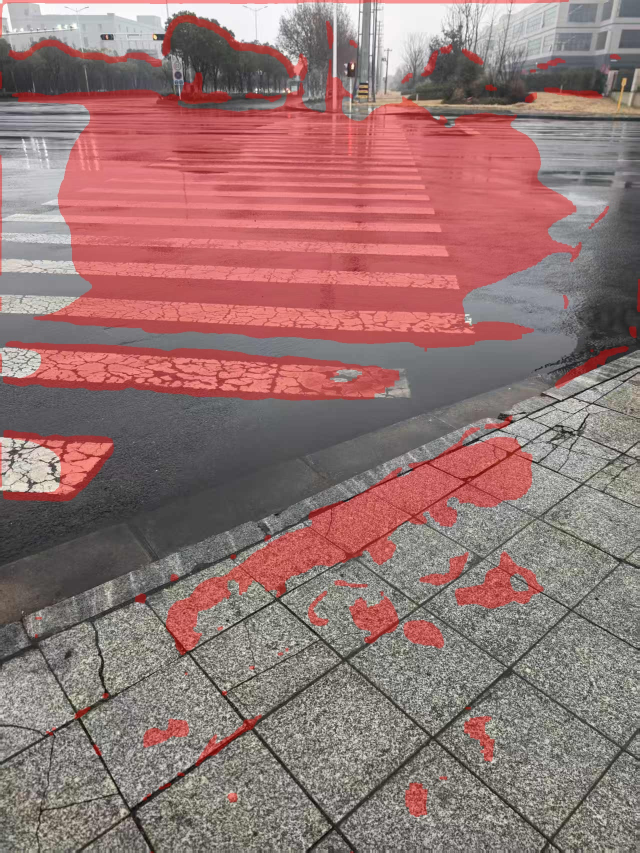
#> input picture water_test_real_puddle_000.jpg, 1279 x 1706 px, given as the content of the folder training_data/water_real/images, which was not available (shown at 1/2 size)
$ python batch_annotate_masks.py
#> lines starting #> are read from the running program, lines starting #| are printed output that depends on the picture
"""
批量掩码修正工具
快速遍历图片，对需要修正的掩码进行重新标注
"""
import os
import cv2
import numpy as np
from pathlib import Path
import random

class BatchMaskAnnotator:
    def __init__(self, image_dir, mask_dir, max_images=100):
        self.image_dir = Path(image_dir)
        self.mask_dir = Path(mask_dir)
        self.mask_dir.mkdir(parents=True, exist_ok=True)

        # 优先处理没有掩码的图片，再补充随机其他图片
        all_images = list(self.image_dir.glob("*.jpg")) + list(self.image_dir.glob("*.png"))
        missing = [p for p in all_images if not (self.mask_dir / f"{p.stem}.png").exists()]
        has_mask = [p for p in all_images if (self.mask_dir / f"{p.stem}.png").exists()]
        random.shuffle(has_mask)
        # 缺掩码的全部放前面，再补充部分已有掩码的图
        combined = missing + has_mask
        self.images = combined[:min(max_images, len(combined))]
        print(f"  → 缺少掩码: {len(missing)} 张（优先处理），已有掩码: {len(has_mask)} 张")

        self.current_idx = 0
        self.drawing = False
        self.brush_size = 25
        self.current_mask = None
        self.display_image = None
        self.original_image = None

    def _mouse_callback(self, event, x, y, flags, param):
        """鼠标回调函数"""
        if event == cv2.EVENT_LBUTTONDOWN:
            self.drawing = True
            cv2.circle(self.current_mask, (x, y), self.brush_size, 255, -1)
            cv2.circle(self.display_image, (x, y), self.brush_size, (0, 255, 0), -1)

        elif event == cv2.EVENT_MOUSEMOVE and self.drawing:
            cv2.circle(self.current_mask, (x, y), self.brush_size, 255, -1)
            cv2.circle(self.display_image, (x, y), self.brush_size, (0, 255, 0), -1)

        elif event == cv2.EVENT_LBUTTONUP:
            self.drawing = False

        elif event == cv2.EVENT_RBUTTONDOWN:  # 右键擦除
            self.drawing = True
            cv2.circle(self.current_mask, (x, y), self.brush_size, 0, -1)
            # 恢复原图区域
            x1, y1 = max(0, x - self.brush_size), max(0, y - self.brush_size)
            x2, y2 = min(self.original_image.shape[1], x + self.brush_size), min(self.original_image.shape[0], y + self.brush_size)
            self.display_image[y1:y2, x1:x2] = self.original_image[y1:y2, x1:x2].copy()

        elif event == cv2.EVENT_MOUSEMOVE and self.drawing and (flags & cv2.EVENT_FLAG_RBUTTON):
            cv2.circle(self.current_mask, (x, y), self.brush_size, 0, -1)
            x1, y1 = max(0, x - self.brush_size), max(0, y - self.brush_size)
            x2, y2 = min(self.original_image.shape[1], x + self.brush_size), min(self.original_image.shape[0], y + self.brush_size)
            self.display_image[y1:y2, x1:x2] = self.original_image[y1:y2, x1:x2].copy()

        elif event == cv2.EVENT_RBUTTONUP:
            self.drawing = False

    def annotate_image(self, img_path):
        """标注单张图片"""
        # 读取图片
        img_bytes = np.fromfile(str(img_path), dtype=np.uint8)
        original = cv2.imdecode(img_bytes, cv2.IMREAD_COLOR)
#> original is the input picture: shape (1706, 1279, 3); mean B, G, R 115.3, 117, 148.2

        if original is None:
            print(f"  ✗ 无法读取: {img_path.name}")
            return "skip"

        # 调整大小以便标注
        max_size = 800
        h, w = original.shape[:2]
#> h = 1706; w = 1279
        scale = min(max_size / w, max_size / h, 1.0)
#> scale = 0.469
        new_w, new_h = int(w * scale), int(h * scale)
#> new_w = 599; new_h = 800
        self.original_image = cv2.resize(original, (new_w, new_h))
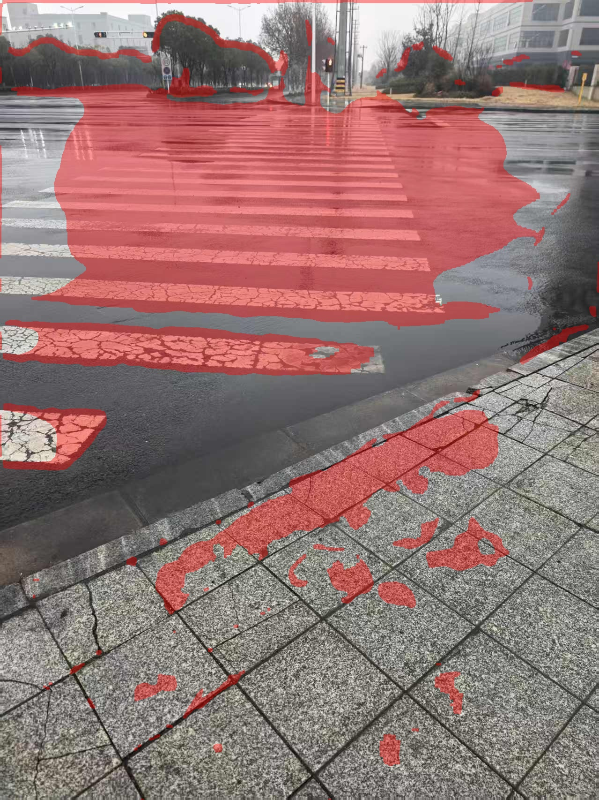
#> self.original_image: shape (800, 599, 3); mean B, G, R 115.2, 116.9, 148.1

        # 尝试读取现有掩码
        mask_path = self.mask_dir / f"{img_path.stem}.png"
        if mask_path.exists():
            existing_mask = cv2.imread(str(mask_path), cv2.IMREAD_GRAYSCALE)
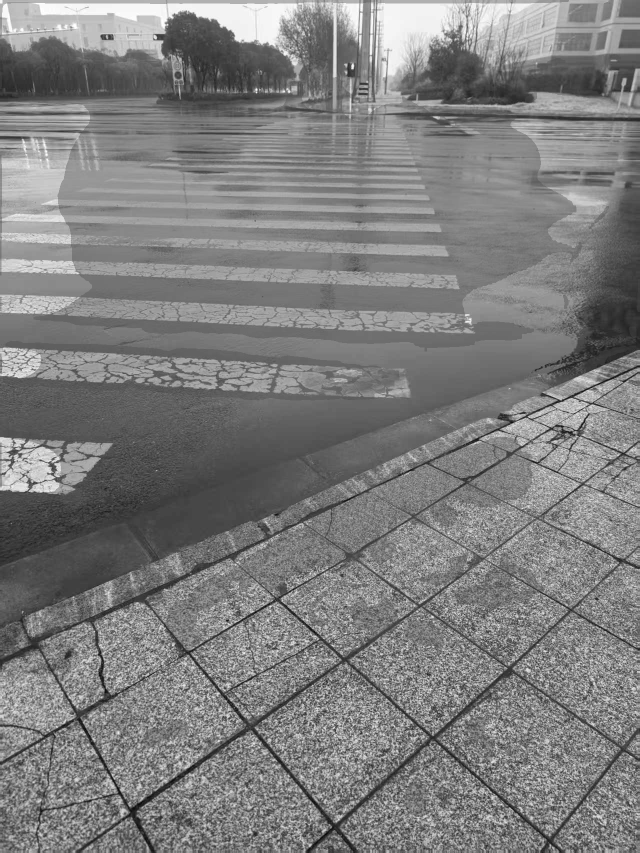
#> existing_mask: shape (1706, 1279) (shown at 1/2 size); min 0, max 255, mean 126.1
            if existing_mask is not None:
                self.current_mask = cv2.resize(existing_mask, (new_w, new_h))
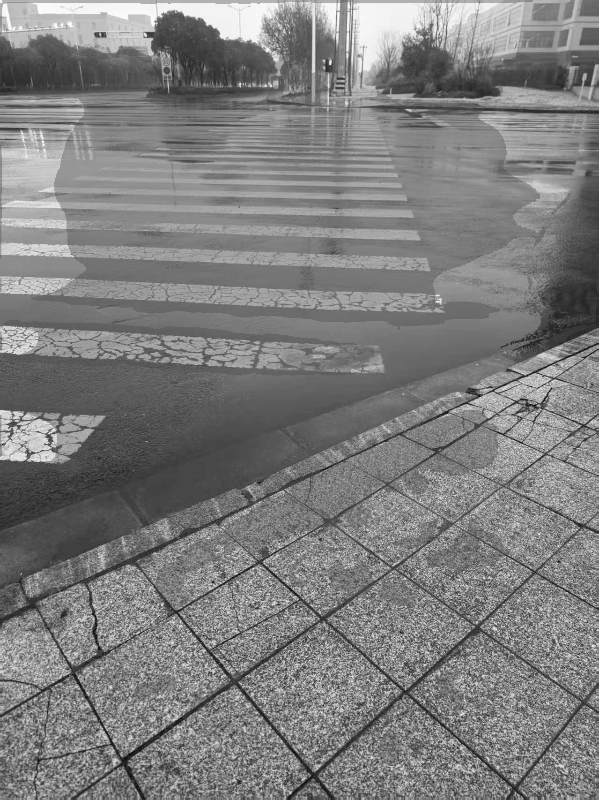
#> self.current_mask: shape (800, 599); min 3, max 255, mean 126
            else:
                self.current_mask = np.zeros((new_h, new_w), dtype=np.uint8)
        else:
            self.current_mask = np.zeros((new_h, new_w), dtype=np.uint8)

        # 初始化显示图像
        self.display_image = self.original_image.copy()

        # 如果有现有掩码，显示出来
        mask_overlay = np.zeros_like(self.display_image)
        mask_overlay[self.current_mask > 0] = [0, 0, 255]
        self.display_image = cv2.addWeighted(self.display_image, 0.7, mask_overlay, 0.3, 0)
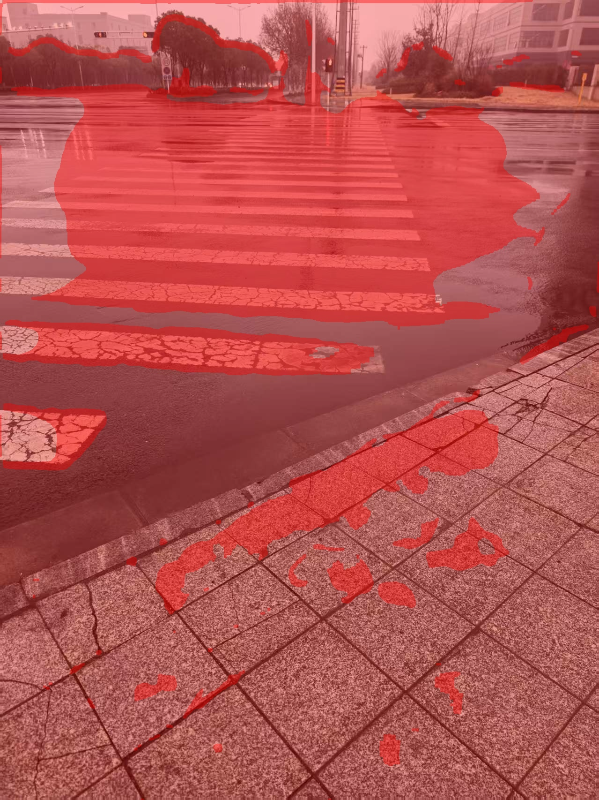
#> self.display_image: shape (800, 599, 3); mean B, G, R 80.6, 81.8, 180.2

        # 创建窗口（避免中文窗口名导致问题）
        window_name = f"Annotator [{self.current_idx + 1}/{len(self.images)}]"
        cv2.namedWindow(window_name, cv2.WINDOW_NORMAL)
        cv2.setMouseCallback(window_name, self._mouse_callback)

        print(f"\n正在标注 [{self.current_idx + 1}/{len(self.images)}]: {img_path.name}")
        print("-" * 50)
        print("操作说明:")
        print("  左键拖动: 添加水坑区域（绿色）")
        print("  右键拖动: 擦除区域")
        print("  +/-: 调整画笔大小")
        print("  r: 重置为空白")
        print("  a: 接受并保存")
        print("  s: 跳过此图")
        print("  q: 退出标注")
        print("-" * 50)

        while True:
            # 显示当前状态
            display = self.display_image.copy()

            # 添加信息文字
            cv2.putText(display, f"Brush: {self.brush_size}", (10, 30),
                       cv2.FONT_HERSHEY_SIMPLEX, 0.7, (255, 255, 255), 2)
            cv2.putText(display, f"Progress: {self.current_idx + 1}/{len(self.images)}", (10, 60),
                       cv2.FONT_HERSHEY_SIMPLEX, 0.6, (255, 255, 255), 1)
            cv2.putText(display, "LMB:Draw  RMB:Erase  +/-:Size  A:Save  S:Skip  Q:Quit", (10, 90),
                       cv2.FONT_HERSHEY_SIMPLEX, 0.5, (200, 200, 200), 1)
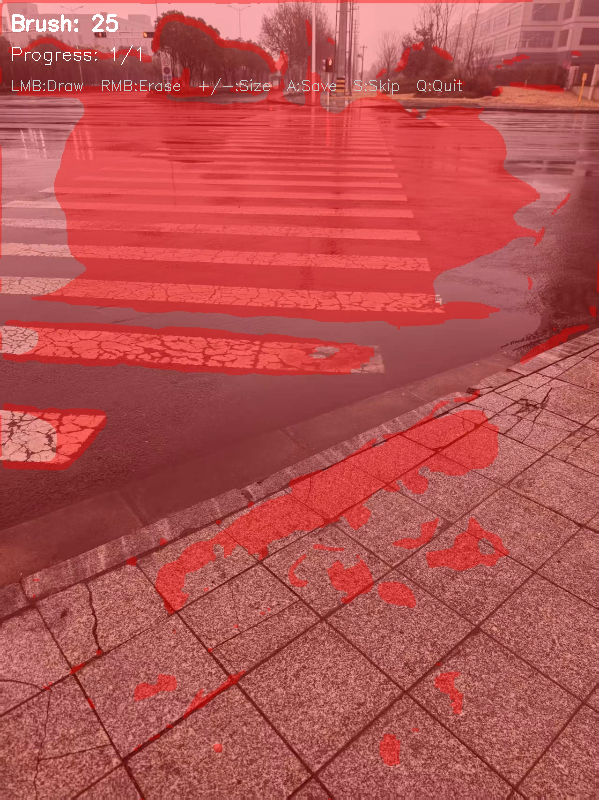
#> display: shape (800, 599, 3); mean B, G, R 81.2, 82.4, 180.4

            cv2.imshow(window_name, display)

            key = cv2.waitKey(1) & 0xFF
#> (key q is pressed here)

            if key == ord('q'):  # 退出
                cv2.destroyWindow(window_name)
                return "quit"

            elif key == ord('a'):  # 接受并保存
                # 恢复原尺寸
                original_mask = cv2.resize(self.current_mask, (w, h))
                cv2.imwrite(str(mask_path), original_mask)
                print(f"  ✓ 已保存: {mask_path.name}")
                cv2.destroyWindow(window_name)
                return "saved"

            elif key == ord('s'):  # 跳过
                print(f"  → 跳过: {img_path.name}")
                cv2.destroyWindow(window_name)
                return "skipped"

            elif key == ord('r'):  # 重置
                self.current_mask = np.zeros((new_h, new_w), dtype=np.uint8)
                self.display_image = self.original_image.copy()
                print("  ↺ 已重置")

            elif key == ord('+'):  # 增大画笔
                self.brush_size = min(50, self.brush_size + 5)

            elif key == ord('-'):  # 减小画笔
                self.brush_size = max(5, self.brush_size - 5)

    def run(self):
        """运行批量标注"""
        print("=" * 60)
        print("批量掩码修正工具")
        print("=" * 60)
        print(f"\n将处理 {len(self.images)} 张图片")
        print("建议：优先修正质量较差或明显错误的掩码")
        print("=" * 60)

        saved_count = 0
        skipped_count = 0

        while self.current_idx < len(self.images):
            img_path = self.images[self.current_idx]
            result = self.annotate_image(img_path)

            if result == "quit":
                break
            elif result == "saved":
                saved_count += 1
            elif result == "skipped":
                skipped_count += 1

            self.current_idx += 1

        cv2.destroyAllWindows()

        print("\n" + "=" * 60)
        print("标注完成！")
        print(f"已保存: {saved_count} 张")
        print(f"已跳过: {skipped_count} 张")
        print(f"剩余未处理: {len(self.images) - self.current_idx} 张")
        print("=" * 60)

if __name__ == "__main__":
    import argparse

    parser = argparse.ArgumentParser(description="批量掩码修正工具")
    parser.add_argument("--max-images", type=int, default=50,
                       help="最多处理多少张图片（默认50）")

    args = parser.parse_args()

    annotator = BatchMaskAnnotator(
        "training_data/water_real/images",
        "training_data/water_real/masks",
        max_images=args.max_images
    )
    annotator.run()

$ run again, on water_test_real_puddle_004.jpg
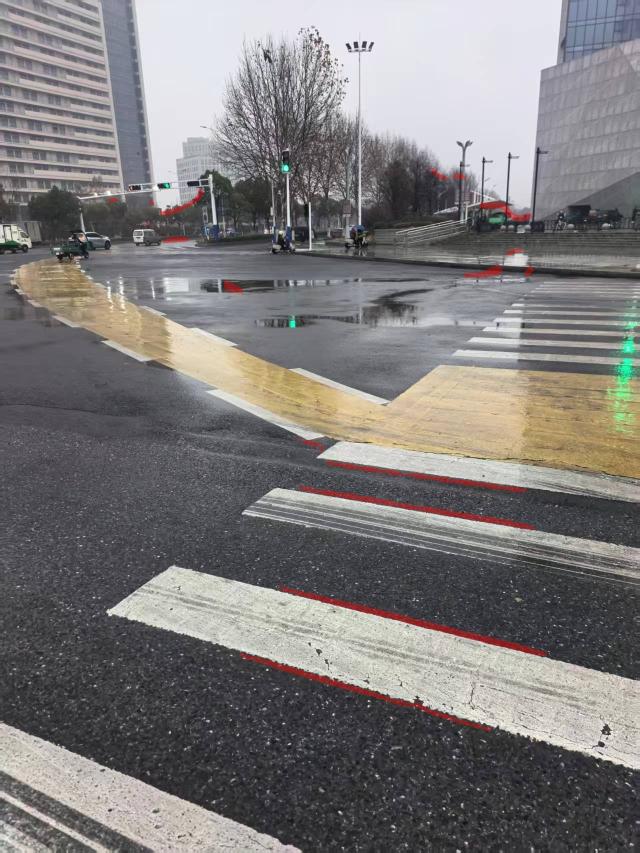
#> input picture water_test_real_puddle_004.jpg, 1279 x 1706 px, given as the content of the folder training_data/water_real/images, which was not available (shown at 1/2 size)
#> in annotate_image, original is the input picture: shape (1706, 1279, 3); mean B, G, R 122.5, 122.9, 125.7
#> in annotate_image, `self.current_mask = cv2.resize(existing_mask, (new_w, new_h))`:
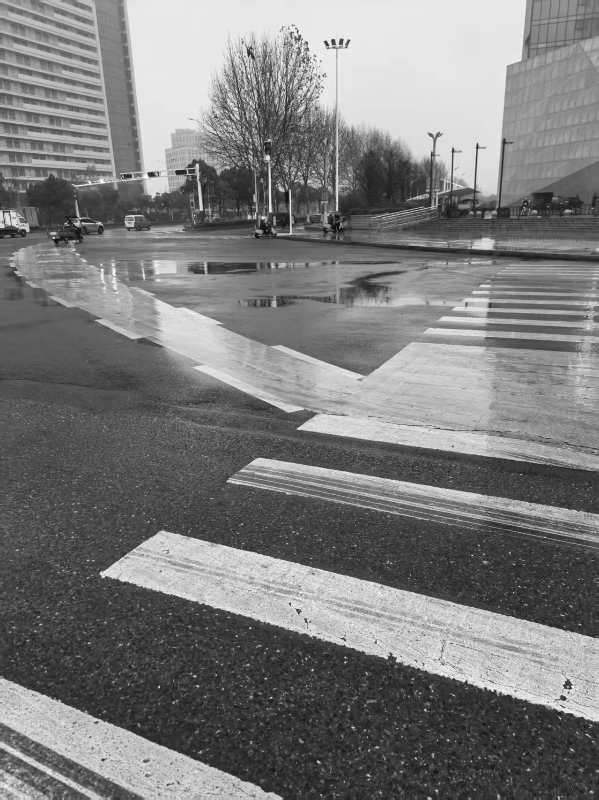
#> self.current_mask: shape (800, 599); min 10, max 254, mean 123.6
#> in annotate_image, `cv2.putText(display, "LMB:Draw  RMB:Erase  +/-:Size  A:Save  S:Skip  Q..`:
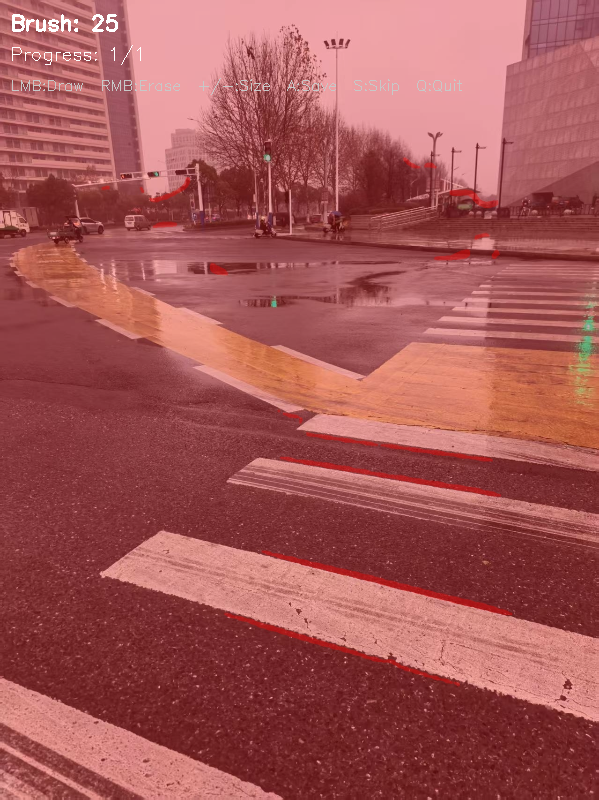
#> display: shape (800, 599, 3); mean B, G, R 86.1, 86.4, 164.5
